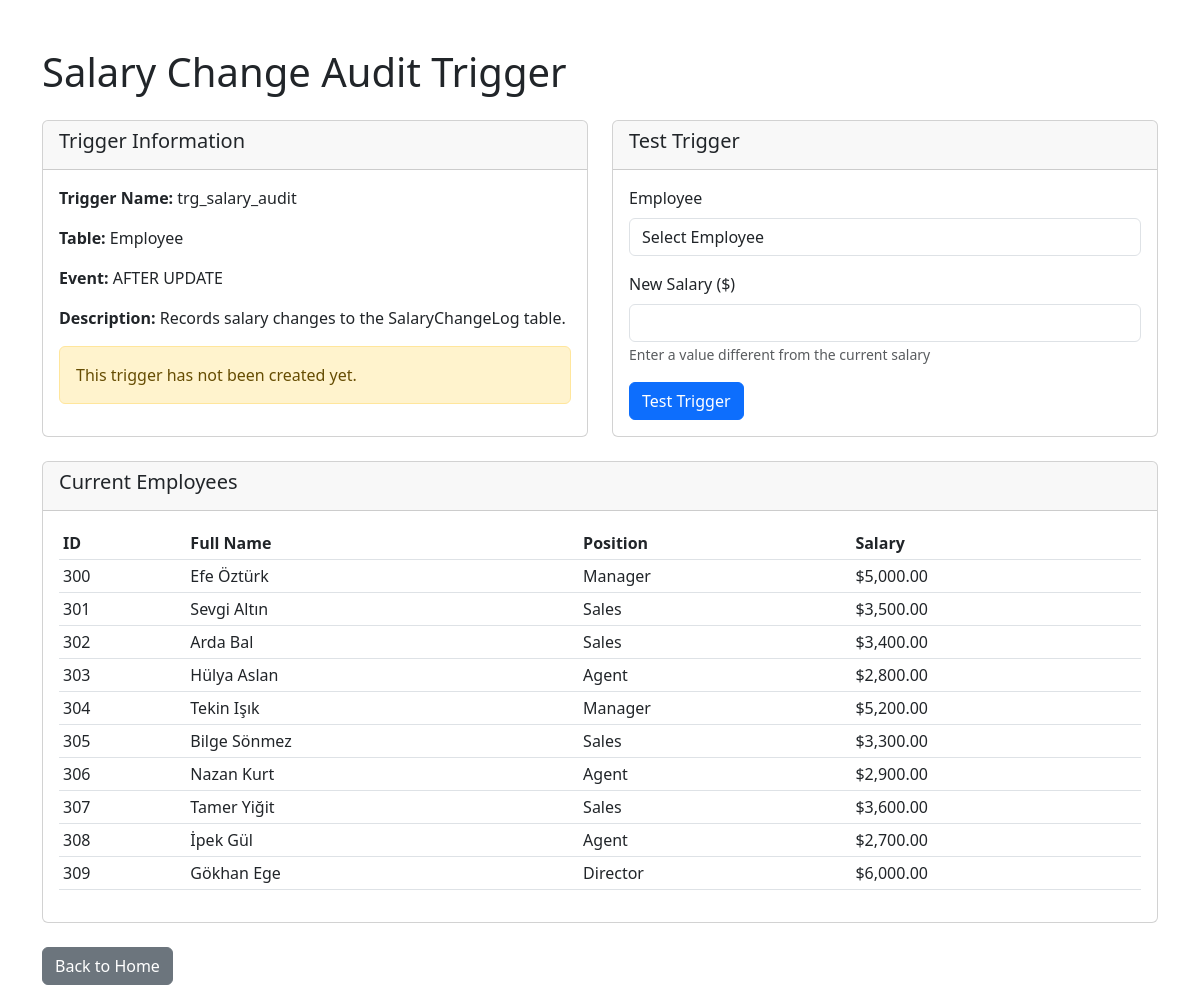
The app's page /scripts/user/triggers/log_salary_changes.php with its own data.
### tables this page shows
CREATE TABLE Employee (
    emp_id        INT AUTO_INCREMENT,
    full_name     VARCHAR(100)  NOT NULL,
    phone         VARCHAR(20),
    position      VARCHAR(50),
    salary        DECIMAL(10,2) NOT NULL,
    PRIMARY KEY (emp_id)
);

### scripts/user/triggers/log_salary_changes.php (the view, shortened to what this page needs)
<?php
require_once '/var/www/html/config/database.php';
$triggers = [];
$employees = [];
try {
    $employees_query = "SELECT emp_id, full_name, position, salary FROM Employee ORDER BY emp_id";
    $employees_result = $mysqli->query($employees_query);
    if ($employees_result) {
        while ($row = $employees_result->fetch_assoc()) {
            $employees[] = $row;
        }
    }
} catch (Exception $e) {
}
?>
<!DOCTYPE html>
<html lang="en">
<head>
    <link href="https://cdn.jsdelivr.net/npm/bootstrap@5.3.0/dist/css/bootstrap.min.css" rel="stylesheet">
</head>
<body>
    <div class="container mt-5">
        <h1 class="mb-4">Salary Change Audit Trigger</h1>
        <div class="row">
            <div class="col-md-6">
                <div class="card">
                    <div class="card-header">
                        <h5>Trigger Information</h5>
                    </div>
                    <div class="card-body">
                        <p><strong>Trigger Name:</strong> trg_salary_audit</p>
                        <p><strong>Table:</strong> Employee</p>
                        <p><strong>Event:</strong> AFTER UPDATE</p>
                        <p><strong>Description:</strong> Records salary changes to the SalaryChangeLog table.</p>
                        <?php if (!empty($triggers)): ?>
                            <h6 class="mt-3">Existing Triggers:</h6>
                            <div class="table-responsive">
                                <table class="table table-sm">
                                    <thead>
                                        <tr>
                                            <th>Trigger</th>
                                            <th>Event</th>
                                            <th>Table</th>
                                            <th>Timing</th>
                                        </tr>
                                    </thead>
                                    <tbody>
                                        <?php foreach ($triggers as $trigger): ?>
                                            <tr>
                                                <td><?php echo htmlspecialchars($trigger['Trigger']); ?></td>
                                                <td><?php echo htmlspecialchars($trigger['Event']); ?></td>
                                                <td><?php echo htmlspecialchars($trigger['Table']); ?></td>
                                                <td><?php echo htmlspecialchars($trigger['Timing']); ?></td>
                                            </tr>
                                        <?php endforeach; ?>
                                    </tbody>
                                </table>
                            </div>
                        <?php else: ?>
                            <div class="alert alert-warning">
                                This trigger has not been created yet.
                            </div>
                        <?php endif; ?>
                    </div>
                </div>
            </div>
            <div class="col-md-6">
                <div class="card">
                    <div class="card-header">
                        <h5>Test Trigger</h5>
                    </div>
                    <div class="card-body">
                        <form method="POST">
                            <div class="mb-3">
                                <label for="emp_id" class="form-label">Employee</label>
                                <select class="form-control" id="emp_id" name="emp_id" required>
                                    <option value="">Select Employee</option>
                                </select>
                            </div>
                            <div class="mb-3">
                                <label for="new_salary" class="form-label">New Salary ($)</label>
                                <input type="number" step="0.01" class="form-control" id="new_salary" name="new_salary" required>
                                <small class="form-text text-muted">Enter a value different from the current salary</small>
                            </div>
                            <button type="submit" class="btn btn-primary">Test Trigger</button>
                        </form>
                    </div>
                </div>
            </div>
        </div>
        <?php if (!empty($employees)): ?>
            <div class="mt-4">
                <div class="card">
                    <div class="card-header">
                        <h5>Current Employees</h5>
                    </div>
                    <div class="card-body">
                        <div class="table-responsive">
                            <table class="table table-sm">
                                <thead>
                                    <tr>
                                        <th>ID</th>
                                        <th>Full Name</th>
                                        <th>Position</th>
                                        <th>Salary</th>
                                    </tr>
                                </thead>
                                <tbody>
                                    <?php foreach ($employees as $employee): ?>
                                        <tr>
                                            <td><?php echo $employee['emp_id']; ?></td>
                                            <td><?php echo htmlspecialchars($employee['full_name']); ?></td>
                                            <td><?php echo htmlspecialchars($employee['position']); ?></td>
                                            <td>$<?php echo number_format($employee['salary'], 2); ?></td>
                                        </tr>
                                    <?php endforeach; ?>
                                </tbody>
                            </table>
                        </div>
                    </div>
                </div>
            </div>
        <?php endif; ?>
        <div class="mt-4">
            <a href="../" class="btn btn-secondary">Back to Home</a>
        </div>
    </div>
</body>
</html>

### records on screen
employee: emp_id "300", full_name "Efe Öztürk", position "Manager", salary "5,000.00"
employee: emp_id "301", full_name "Sevgi Altın", position "Sales", salary "3,500.00"
employee: emp_id "302", full_name "Arda Bal", position "Sales", salary "3,400.00"
employee: emp_id "303", full_name "Hülya Aslan", position "Agent", salary "2,800.00"
employee: emp_id "304", full_name "Tekin Işık", position "Manager", salary "5,200.00"
employee: emp_id "305", full_name "Bilge Sönmez", position "Sales", salary "3,300.00"
employee: emp_id "306", full_name "Nazan Kurt", position "Agent", salary "2,900.00"
employee: emp_id "307", full_name "Tamer Yiğit", position "Sales", salary "3,600.00"
employee: emp_id "308", full_name "İpek Gül", position "Agent", salary "2,700.00"
employee: emp_id "309", full_name "Gökhan Ege", position "Director", salary "6,000.00"
